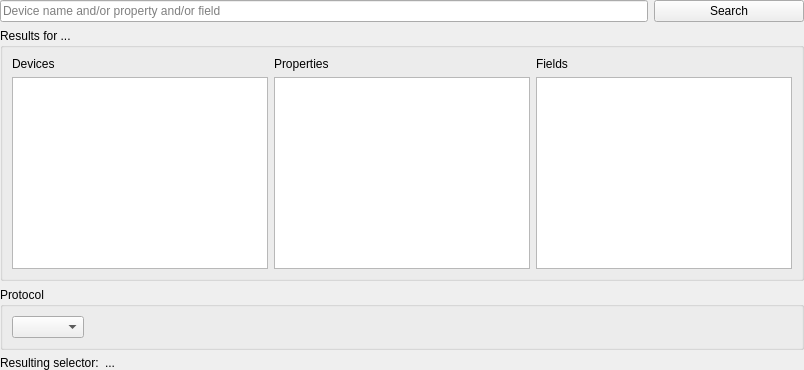
<?xml version="1.0" encoding="UTF-8"?>
<ui version="4.0">
 <class>DevicePropertySelector</class>
 <widget class="QWidget" name="DevicePropertySelector">
  <layout class="QVBoxLayout" name="verticalLayout_2">
   <property name="leftMargin">
    <number>0</number>
   </property>
   <property name="topMargin">
    <number>0</number>
   </property>
   <property name="rightMargin">
    <number>0</number>
   </property>
   <property name="bottomMargin">
    <number>0</number>
   </property>
   <item>
    <layout class="QHBoxLayout" name="horizontalLayout_4">
     <property name="sizeConstraint">
      <enum>QLayout::SetDefaultConstraint</enum>
     </property>
     <property name="leftMargin">
      <number>0</number>
     </property>
     <property name="rightMargin">
      <number>0</number>
     </property>
     <item>
      <widget class="QLineEdit" name="deviceSearchLineEdit">
       <property name="sizePolicy">
        <sizepolicy hsizetype="Expanding" vsizetype="Minimum">
         <horstretch>0</horstretch>
         <verstretch>0</verstretch>
        </sizepolicy>
       </property>
       <property name="minimumSize">
        <size>
         <width>300</width>
         <height>0</height>
        </size>
       </property>
       <property name="text">
        <string/>
       </property>
       <property name="placeholderText">
        <string>Device name and/or property and/or field</string>
       </property>
      </widget>
     </item>
     <item>
      <widget class="QPushButton" name="deviceSearchButton">
       <property name="sizePolicy">
        <sizepolicy hsizetype="Minimum" vsizetype="Minimum">
         <horstretch>0</horstretch>
         <verstretch>0</verstretch>
        </sizepolicy>
       </property>
       <property name="minimumSize">
        <size>
         <width>150</width>
         <height>0</height>
        </size>
       </property>
       <property name="maximumSize">
        <size>
         <width>150</width>
         <height>16777215</height>
        </size>
       </property>
       <property name="text">
        <string>Search</string>
       </property>
      </widget>
     </item>
    </layout>
   </item>
   <item>
    <widget class="QStackedWidget" name="deviceSearchControlStack">
     <property name="sizePolicy">
      <sizepolicy hsizetype="Preferred" vsizetype="Expanding">
       <horstretch>0</horstretch>
       <verstretch>0</verstretch>
      </sizepolicy>
     </property>
     <property name="minimumSize">
      <size>
       <width>0</width>
       <height>200</height>
      </size>
     </property>
     <property name="currentIndex">
      <number>0</number>
     </property>
     <widget class="QWidget" name="deviceResultPage">
      <property name="sizePolicy">
       <sizepolicy hsizetype="Preferred" vsizetype="MinimumExpanding">
        <horstretch>0</horstretch>
        <verstretch>0</verstretch>
       </sizepolicy>
      </property>
      <layout class="QHBoxLayout" name="horizontalLayout_2">
       <property name="spacing">
        <number>0</number>
       </property>
       <property name="leftMargin">
        <number>0</number>
       </property>
       <property name="topMargin">
        <number>0</number>
       </property>
       <property name="rightMargin">
        <number>0</number>
       </property>
       <property name="bottomMargin">
        <number>0</number>
       </property>
       <item>
        <widget class="QGroupBox" name="deviceResultGroupBox">
         <property name="sizePolicy">
          <sizepolicy hsizetype="Preferred" vsizetype="MinimumExpanding">
           <horstretch>0</horstretch>
           <verstretch>0</verstretch>
          </sizepolicy>
         </property>
         <property name="title">
          <string>Results for ...</string>
         </property>
         <layout class="QGridLayout" name="gridLayout">
          <item row="1" column="1">
           <widget class="QListView" name="propertiesListView">
            <property name="sizePolicy">
             <sizepolicy hsizetype="Expanding" vsizetype="MinimumExpanding">
              <horstretch>0</horstretch>
              <verstretch>0</verstretch>
             </sizepolicy>
            </property>
            <property name="autoScroll">
             <bool>false</bool>
            </property>
            <property name="editTriggers">
             <set>QAbstractItemView::NoEditTriggers</set>
            </property>
            <property name="showDropIndicator" stdset="0">
             <bool>false</bool>
            </property>
           </widget>
          </item>
          <item row="1" column="0">
           <widget class="QListView" name="devicesListView">
            <property name="sizePolicy">
             <sizepolicy hsizetype="Expanding" vsizetype="MinimumExpanding">
              <horstretch>0</horstretch>
              <verstretch>0</verstretch>
             </sizepolicy>
            </property>
            <property name="autoScroll">
             <bool>false</bool>
            </property>
            <property name="editTriggers">
             <set>QAbstractItemView::NoEditTriggers</set>
            </property>
            <property name="showDropIndicator" stdset="0">
             <bool>false</bool>
            </property>
           </widget>
          </item>
          <item row="1" column="2">
           <widget class="QListView" name="fieldsListView">
            <property name="sizePolicy">
             <sizepolicy hsizetype="Expanding" vsizetype="MinimumExpanding">
              <horstretch>0</horstretch>
              <verstretch>0</verstretch>
             </sizepolicy>
            </property>
            <property name="autoScroll">
             <bool>false</bool>
            </property>
            <property name="editTriggers">
             <set>QAbstractItemView::NoEditTriggers</set>
            </property>
            <property name="showDropIndicator" stdset="0">
             <bool>false</bool>
            </property>
           </widget>
          </item>
          <item row="0" column="0">
           <widget class="QLabel" name="devicesStaticLabel">
            <property name="sizePolicy">
             <sizepolicy hsizetype="Preferred" vsizetype="Minimum">
              <horstretch>0</horstretch>
              <verstretch>0</verstretch>
             </sizepolicy>
            </property>
            <property name="text">
             <string>Devices</string>
            </property>
           </widget>
          </item>
          <item row="0" column="1">
           <widget class="QLabel" name="propertiesStaticLabel">
            <property name="sizePolicy">
             <sizepolicy hsizetype="Preferred" vsizetype="Minimum">
              <horstretch>0</horstretch>
              <verstretch>0</verstretch>
             </sizepolicy>
            </property>
            <property name="text">
             <string>Properties</string>
            </property>
           </widget>
          </item>
          <item row="0" column="2">
           <widget class="QLabel" name="fieldsStaticLabel">
            <property name="sizePolicy">
             <sizepolicy hsizetype="Preferred" vsizetype="Minimum">
              <horstretch>0</horstretch>
              <verstretch>0</verstretch>
             </sizepolicy>
            </property>
            <property name="text">
             <string>Fields</string>
            </property>
           </widget>
          </item>
         </layout>
        </widget>
       </item>
      </layout>
     </widget>
     <widget class="QWidget" name="deviceLoadingPage">
      <layout class="QHBoxLayout" name="horizontalLayout">
       <property name="spacing">
        <number>0</number>
       </property>
       <property name="leftMargin">
        <number>0</number>
       </property>
       <property name="topMargin">
        <number>0</number>
       </property>
       <property name="rightMargin">
        <number>0</number>
       </property>
       <property name="bottomMargin">
        <number>0</number>
       </property>
       <item>
        <spacer name="horizontalSpacer">
         <property name="orientation">
          <enum>Qt::Horizontal</enum>
         </property>
         <property name="sizeHint" stdset="0">
          <size>
           <width>40</width>
           <height>20</height>
          </size>
         </property>
        </spacer>
       </item>
       <item>
        <layout class="QVBoxLayout" name="verticalLayout_3">
         <property name="spacing">
          <number>15</number>
         </property>
         <item>
          <spacer name="verticalSpacer">
           <property name="orientation">
            <enum>Qt::Vertical</enum>
           </property>
           <property name="sizeHint" stdset="0">
            <size>
             <width>20</width>
             <height>40</height>
            </size>
           </property>
          </spacer>
         </item>
         <item>
          <layout class="QHBoxLayout" name="horizontalLayout_3">
           <item>
            <spacer name="horizontalSpacer_5">
             <property name="orientation">
              <enum>Qt::Horizontal</enum>
             </property>
             <property name="sizeHint" stdset="0">
              <size>
               <width>40</width>
               <height>20</height>
              </size>
             </property>
            </spacer>
           </item>
           <item>
            <widget class="QLabel" name="deviceSearchActivity">
             <property name="sizePolicy">
              <sizepolicy hsizetype="Fixed" vsizetype="Fixed">
               <horstretch>0</horstretch>
               <verstretch>0</verstretch>
              </sizepolicy>
             </property>
             <property name="minimumSize">
              <size>
               <width>16</width>
               <height>16</height>
              </size>
             </property>
             <property name="maximumSize">
              <size>
               <width>16</width>
               <height>16</height>
              </size>
             </property>
             <property name="baseSize">
              <size>
               <width>16</width>
               <height>16</height>
              </size>
             </property>
             <property name="text">
              <string>X</string>
             </property>
             <property name="alignment">
              <set>Qt::AlignCenter</set>
             </property>
            </widget>
           </item>
           <item>
            <widget class="QLabel" name="deviceSearchActivityLabel">
             <property name="text">
              <string>Searching smth...</string>
             </property>
            </widget>
           </item>
           <item>
            <spacer name="horizontalSpacer_6">
             <property name="orientation">
              <enum>Qt::Horizontal</enum>
             </property>
             <property name="sizeHint" stdset="0">
              <size>
               <width>40</width>
               <height>20</height>
              </size>
             </property>
            </spacer>
           </item>
          </layout>
         </item>
         <item>
          <layout class="QHBoxLayout" name="horizontalLayout_5">
           <item>
            <spacer name="horizontalSpacer_3">
             <property name="orientation">
              <enum>Qt::Horizontal</enum>
             </property>
             <property name="sizeHint" stdset="0">
              <size>
               <width>40</width>
               <height>20</height>
              </size>
             </property>
            </spacer>
           </item>
           <item>
            <widget class="QPushButton" name="deviceSearchCancelButton">
             <property name="text">
              <string>Cancel search</string>
             </property>
            </widget>
           </item>
           <item>
            <spacer name="horizontalSpacer_4">
             <property name="orientation">
              <enum>Qt::Horizontal</enum>
             </property>
             <property name="sizeHint" stdset="0">
              <size>
               <width>40</width>
               <height>20</height>
              </size>
             </property>
            </spacer>
           </item>
          </layout>
         </item>
         <item>
          <spacer name="verticalSpacer_2">
           <property name="orientation">
            <enum>Qt::Vertical</enum>
           </property>
           <property name="sizeHint" stdset="0">
            <size>
             <width>20</width>
             <height>40</height>
            </size>
           </property>
          </spacer>
         </item>
        </layout>
       </item>
       <item>
        <spacer name="horizontalSpacer_2">
         <property name="orientation">
          <enum>Qt::Horizontal</enum>
         </property>
         <property name="sizeHint" stdset="0">
          <size>
           <width>40</width>
           <height>20</height>
          </size>
         </property>
        </spacer>
       </item>
      </layout>
     </widget>
     <widget class="QWidget" name="deviceSearchErrorPage">
      <layout class="QVBoxLayout" name="verticalLayout_5">
       <property name="leftMargin">
        <number>0</number>
       </property>
       <property name="rightMargin">
        <number>0</number>
       </property>
       <item>
        <spacer name="verticalSpacer_3">
         <property name="orientation">
          <enum>Qt::Vertical</enum>
         </property>
         <property name="sizeHint" stdset="0">
          <size>
           <width>20</width>
           <height>72</height>
          </size>
         </property>
        </spacer>
       </item>
       <item>
        <widget class="QLabel" name="deviceSearchErrorLabel">
         <property name="sizePolicy">
          <sizepolicy hsizetype="Preferred" vsizetype="Minimum">
           <horstretch>0</horstretch>
           <verstretch>0</verstretch>
          </sizepolicy>
         </property>
         <property name="minimumSize">
          <size>
           <width>0</width>
           <height>20</height>
          </size>
         </property>
         <property name="text">
          <string>Start by typing the device name into the field above!</string>
         </property>
         <property name="alignment">
          <set>Qt::AlignCenter</set>
         </property>
         <property name="wordWrap">
          <bool>true</bool>
         </property>
        </widget>
       </item>
       <item>
        <spacer name="verticalSpacer_4">
         <property name="orientation">
          <enum>Qt::Vertical</enum>
         </property>
         <property name="sizeHint" stdset="0">
          <size>
           <width>20</width>
           <height>40</height>
          </size>
         </property>
        </spacer>
       </item>
      </layout>
     </widget>
    </widget>
   </item>
   <item>
    <widget class="QGroupBox" name="groupBox">
     <property name="title">
      <string>Protocol</string>
     </property>
     <layout class="QHBoxLayout" name="horizontalLayout_8">
      <item>
       <widget class="QComboBox" name="protocolCombobox">
        <property name="sizePolicy">
         <sizepolicy hsizetype="Minimum" vsizetype="Fixed">
          <horstretch>0</horstretch>
          <verstretch>0</verstretch>
         </sizepolicy>
        </property>
       </widget>
      </item>
      <item>
       <spacer name="horizontalSpacer_10">
        <property name="orientation">
         <enum>Qt::Horizontal</enum>
        </property>
        <property name="sizeHint" stdset="0">
         <size>
          <width>40</width>
          <height>20</height>
         </size>
        </property>
       </spacer>
      </item>
     </layout>
    </widget>
   </item>
   <item>
    <layout class="QHBoxLayout" name="horizontalLayout_6">
     <property name="leftMargin">
      <number>0</number>
     </property>
     <property name="rightMargin">
      <number>0</number>
     </property>
     <item>
      <widget class="QLabel" name="resultStaticLabel">
       <property name="sizePolicy">
        <sizepolicy hsizetype="Minimum" vsizetype="Minimum">
         <horstretch>0</horstretch>
         <verstretch>0</verstretch>
        </sizepolicy>
       </property>
       <property name="text">
        <string>Resulting selector:</string>
       </property>
      </widget>
     </item>
     <item>
      <widget class="QLabel" name="selector">
       <property name="sizePolicy">
        <sizepolicy hsizetype="MinimumExpanding" vsizetype="Minimum">
         <horstretch>0</horstretch>
         <verstretch>0</verstretch>
        </sizepolicy>
       </property>
       <property name="text">
        <string>...</string>
       </property>
      </widget>
     </item>
    </layout>
   </item>
  </layout>
 </widget>
 <tabstops>
  <tabstop>deviceSearchLineEdit</tabstop>
  <tabstop>deviceSearchButton</tabstop>
  <tabstop>devicesListView</tabstop>
  <tabstop>propertiesListView</tabstop>
  <tabstop>fieldsListView</tabstop>
  <tabstop>deviceSearchCancelButton</tabstop>
 </tabstops>
 <resources/>
 <connections/>
</ui>
